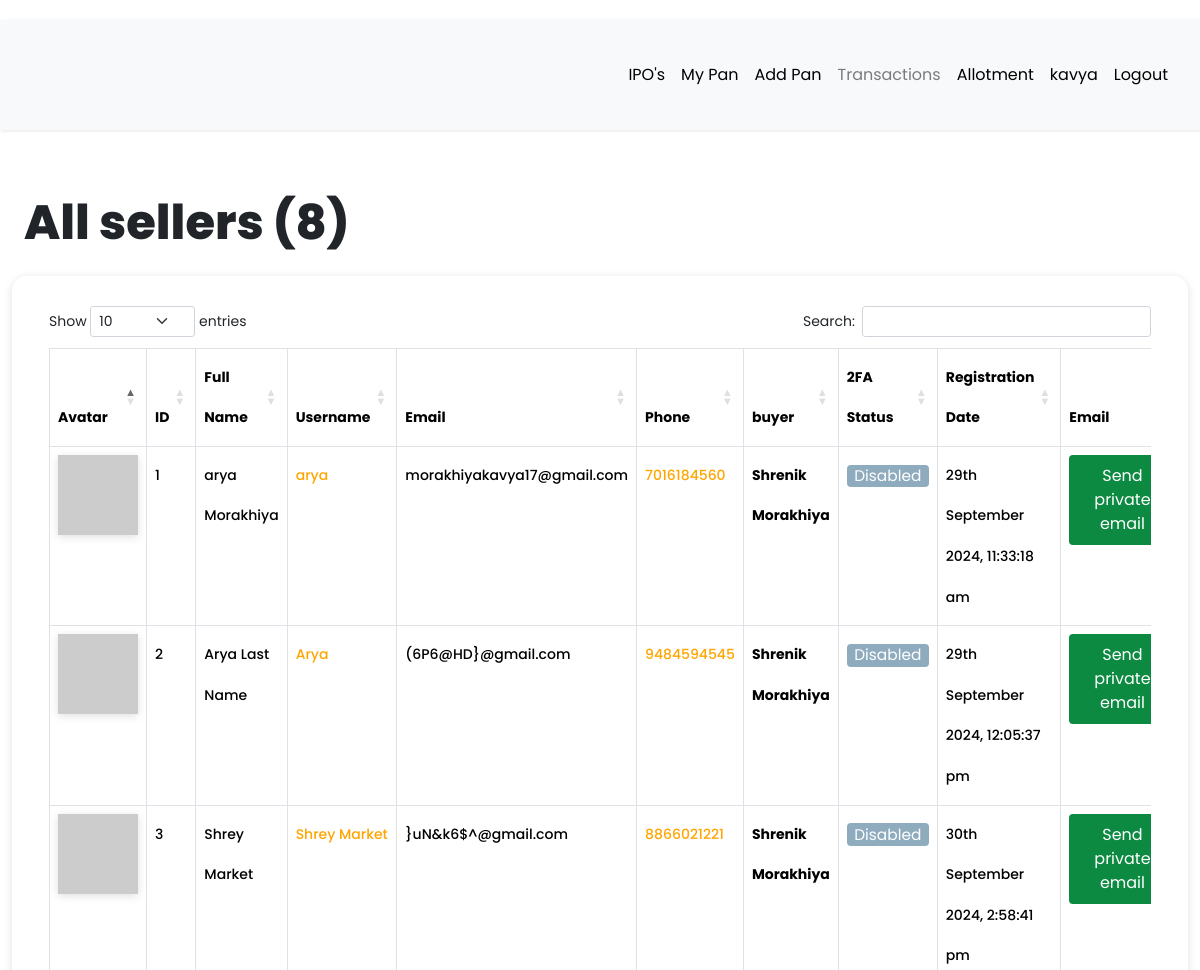
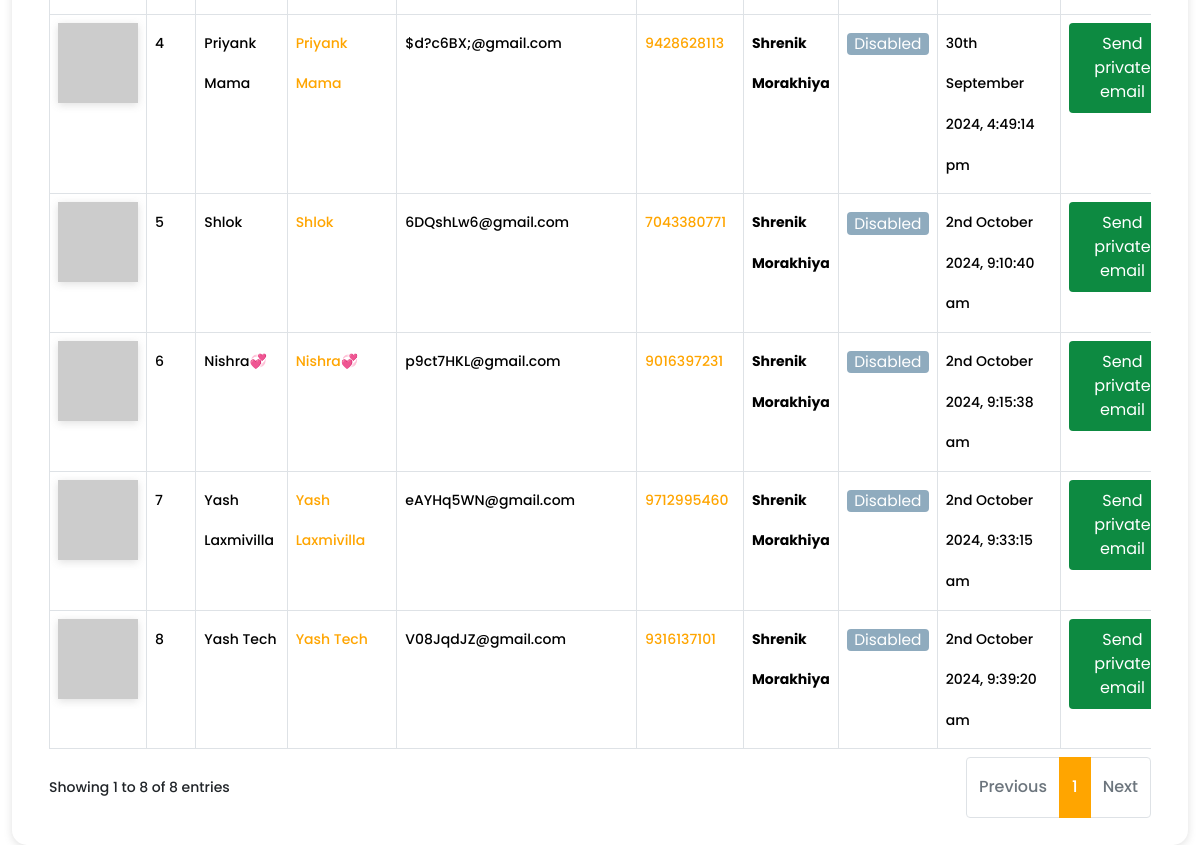
Screenshot of /dashboard/all-sellers (signed in) with the database file from the repository (2 pictures, top to bottom).
### app/models.py (models this page shows, shortened)
class User(db.Model, UserMixin):
    __tablename__ = "user"
    id = db.Column(db.Integer, primary_key=True)
    first_name = db.Column(db.String(64), index=True, default="First Name", nullable=False)
    last_name = db.Column(db.String(64), index=True, nullable=True)
    username = db.Column(db.String(64), index=True, unique=True, nullable=False)
    email = db.Column(db.String(128), index=True, nullable=False)
    password_hash = db.Column(db.String(128))
    confirm_password = db.Column(db.String(128))
    phone_number = db.Column(db.String(20), nullable=False, unique = True)
    verification_phone = db.Column(db.String(20))
    active = db.Column(db.Boolean, nullable=False, default=True)
    delete_account = db.Column(db.Boolean, default=False)
    registered_at = db.Column(db.DateTime, default=datetime.utcnow, nullable=False)
    emails = db.relationship("Email", backref="author", lazy="dynamic")
    type = db.Column(db.String(64))
    __mapper_args__ = {"polymorphic_identity": "user", "polymorphic_on": "type"}
    def two_factor_enabled(self):
        return self.verification_phone is not None
    @property
    def is_active(self):
        return self.active
    def avatar(self, size):
        digest = md5(self.email.lower().encode("utf-8")).hexdigest()
        return f"https://www.gravatar.com/avatar/{digest}?d=identicon&s={size}"

class Seller(User):
    __tablename__ = "seller"
    id = db.Column(
        db.Integer,
        db.ForeignKey("user.id", ondelete="CASCADE", name="fk_seller_user_id"),  # Explicit FK name
        primary_key=True
    )
    current_residence = db.Column(db.String(64), default="Ahmedabad, Gujarat")
    buyer_id = db.Column(db.Integer, db.ForeignKey("buyer.id", ondelete="CASCADE"))
    buyer = db.relationship(
        "Buyer", backref="buyer", foreign_keys=[buyer_id], passive_deletes=True
    )
    __mapper_args__ = {"polymorphic_identity": "seller", "polymorphic_load": "inline"}

### app/routes.py (the view, shortened to what this page needs)
@app.route("/dashboard/all-sellers")
@login_required
def all_sellers():
    try:
        if current_user.type == "admin":
            sellers = Seller.query.all()
            all_registered_sellers = len(sellers)
            return render_template(
                "seller/all_sellers.html",
                title="All sellers",
                sellers=sellers,
                all_registered_sellers=all_registered_sellers,
            )
        else:
            return flash_message()
    except Exception as e:
        print(f"An error occurred: {e}")
        return f"Error : {e}", 400

### app/models.py (called while the page is built)
@login.user_loader
def load_user(id):
    return User.query.get(int(id))

### app/templates/seller/all_sellers.html (shortened to what this page needs)
{% extends 'base.html' %}
{% block current_user_content %}
    <div class="container-fluid content">
        <div class="row">
            <div class="col-md-12">
                <h1 class="mt-4 mb-4">{{ title }} ({{ all_registered_sellers }})</h1>
            </div>
        </div>
        <div class="row users">
            <div class="col-md-12">
                <div class="table-responsive">
                    <table id="data" class="table table-hover table-bordered">
                        <thead>
                            <tr>
                                <th>Avatar</th>
                                <th>ID</th>
                                <th>Full Name</th>
                                <th>Username</th>
                                <th>Email</th>
                                <th>Phone</th>
                                <th>buyer</th>
                                <th>2FA Status</th>
                                <th>Registration Date</th>
                                <th>Email</th>
                            </tr>
                        </thead>
                        <tbody>
                            {% for seller in sellers %}
                                <tr>
                                    <td><img src="{{ seller.avatar(25) }}"></td>
                                    <td>{{ loop.index }}</td>
                                    <td>{{ seller.first_name }} {{ seller.last_name }}</td>
                                    <td> <a href="{{ url_for('all_transaction',seller_id = seller.id) }}">{{ seller.username }}</a></td>
                                    <td>{{ seller.email }}</td>
                                    <td><a href="https://wa.me/{{ seller.phone_number | replace('+', '') }}?text=Hello%20From%20KavyaArya" target="_blank">{{ seller.phone_number }}</a></td>
                                    <td><strong>{{ seller.buyer.first_name }} {{ seller.buyer.last_name }}</strong></td>
                                    {% if seller.two_factor_enabled() %}
                                        <td><span class="label label-info"> Enabled </span></td>
                                    {% else %}
                                        <td><span class="label label-info"> Disabled </span></td>
                                    {% endif %}
                                    <td>{{ moment(seller.registered_at).format('Do MMMM YYYY, h:mm:ss a') }}</td>
                                    <td>
                                        {% if seller.email == current_user.email %}
                                            <a
                                                href=" {{ url_for('compose_direct_email_to_seller', email=seller.email) }} "
                                                class="btn link_disabled"
                                                style="background-color: #0d8a41; color: white;">
                                                Send Private Email
                                            </a>
                                        {% else %}
                                            <a
                                                href=" {{ url_for('compose_direct_email_to_seller', email=seller.email) }} "
                                                class="btn"
                                                style="background-color: #0d8a41; color: white;">
                                                    Send private email
                                            </a>
                                        {% endif %}
                                    </td>
                                </tr>
                            {% endfor %}
                        </tbody>
                    </table>
                </div>
            </div>
        </div>
    </div>
{% endblock %}

### app/templates/base.html (shortened to what this page needs)
<!DOCTYPE html>
<html lang="eng">
<head>
  <link rel="stylesheet" href="https://cdnjs.cloudflare.com/ajax/libs/intl-tel-input/16.0.4/css/intlTelInput.css">
  <link rel="stylesheet" type="text/css" href="https://cdn.datatables.net/1.10.25/css/dataTables.bootstrap5.css">
  <link rel="stylesheet" href="{{ url_for('static', filename='css/navbar.css') }}">
  {% if current_user.is_authenticated %}
  <link rel="stylesheet" type="text/css" href="{{ url_for('static', filename='css/custom_current_user.css') }}"
    alt="52 Not available at this momoent">
  <link href="https://cdn.jsdelivr.net/npm/bootstrap@5.3.3/dist/css/bootstrap.min.css" rel="stylesheet"
>
  <link rel="stylesheet" href="{{ url_for('static', filename='css/main.css') }}">
  <link rel="stylesheet"
    href="https://cdnjs.cloudflare.com/ajax/libs/malihu-custom-scrollbar-plugin/3.1.5/jquery.mCustomScrollbar.min.css">
  {% endif %}
</head>
<body>
    {% if current_user.is_authenticated %}
    {% if current_user.is_active %}
    <div class="wrapper">
      <div id="content">
        <nav class="navbar navbar-expand-lg navbar-light bg-light">
          <div class="container-fluid">
            {% if current_user.type == "seller" %}
            <div class="collapse navbar-collapse" id="navbarSupportedContent">
              <ul class="nav navbar-nav ms-auto">
                <li class="nav-item">
                  <a class="nav-link {{ 'link_disabled' if request.endpoint == 'view_product' else '' }}"
                    href="{{ url_for('view_product') }}" alt="459 Not available at this moment">IPO's</a>
                </li>
                <li class="nav-item">
                  <a class="nav-link {{ 'link_disabled' if request.endpoint == 'all_pan' else '' }}"
                    href="{{ url_for('all_pan') }}" alt="459 Not available at this moment">My Pan</a>
                </li>
                <li class="nav-item">
                  <a class="nav-link {{ 'link_disabled' if request.endpoint == 'add_pan' else '' }}"
                    href="{{ url_for('add_pan') }}" alt="459 Not available at this moment">Add Pan</a>
                </li>
                <li class="nav-item">
                  <a class="nav-link {{ 'link_disabled' if request.endpoint == 'all_transaction' else '' }}"
                    href="{{ url_for('all_transaction') }}" alt="459 Not available at this moment">Transactions</a>
                </li>
                <li class="nav-item">
                  <a class="nav-link {{ 'link_disabled' if request.endpoint == 'checking_allotment' else '' }}"
                    href="{{ url_for('checking_allotment') }}" alt="459 Not available at this moment">Allotment</a>
                </li>
                <li class="nav-item ">
                  <a class="nav-link {{ 'link_disabled' if request.endpoint == 'dashboard' else '' }}"
                    href="{{ url_for('dashboard') }}" alt="459 Not available at this moment">{{ current_user.username
                    }}</a>
                </li>
                <li class="nav-item">
                  <a class="nav-link {{ 'link_disabled' if request.endpoint == 'logout' else '' }}"
                    href="{{ url_for('logout') }}" alt="459 Not available at this moment">Logout</a>
                </li>
              </ul>
            </div>
            {% elif current_user.type == "admin" %}
            <div class="collapse navbar-collapse" id="navbarSupportedContent">
              <ul class="nav navbar-nav ms-auto">
                <li class="nav-item">
                  <a class="nav-link {{ 'link_disabled' if request.endpoint == 'view_product' else '' }}"
                    href="{{ url_for('view_product') }}" alt="459 Not available at this moment">IPO's</a>
                </li>
                <li class="nav-item">
                  <a class="nav-link {{ 'link_disabled' if request.endpoint == 'all_pan' else '' }}"
                    href="{{ url_for('all_pan') }}" alt="459 Not available at this moment">My Pan</a>
                </li>
                <li class="nav-item">
                  <a class="nav-link {{ 'link_disabled' if request.endpoint == 'add_pan' else '' }}"
                    href="{{ url_for('add_pan') }}" alt="459 Not available at this moment">Add Pan</a>
                </li>
                {% if current_user.type == "admin" or current_user.type == "buyer" %}
                <li class="nav-item">
                  <a class="nav-link {{ 'link_disabled' if request.endpoint == 'all_sellers' else '' }}"
                    href="{{ url_for('all_sellers') }}" alt="459 Not available at this moment">Transactions</a>
                </li>
                {% else %}
                <li class="nav-item">
                  <a class="nav-link {{ 'link_disabled' if request.endpoint == 'all_transaction' else '' }}"
                    href="{{ url_for('all_transaction') }}" alt="459 Not available at this moment">Transactions</a>
                </li>
                {% endif %}
                <li class="nav-item">
                  <a class="nav-link {{ 'link_disabled' if request.endpoint == 'checking_allotment' else '' }}"
                    href="{{ url_for('checking_allotment') }}" alt="459 Not available at this moment">Allotment</a>
                </li>
                <li class="nav-item ">
                  <a class="nav-link {{ 'link_disabled' if request.endpoint == 'dashboard' else '' }}"
                    href="{{ url_for('dashboard') }}" alt="459 Not available at this moment">{{ current_user.username
                    }}</a>
                </li>
                <li class="nav-item">
                  <a class="nav-link {{ 'link_disabled' if request.endpoint == 'logout' else '' }}"
                    href="{{ url_for('logout') }}" alt="459 Not available at this moment">Logout</a>
                </li>
              </ul>
            </div>
            {% endif %}
        </nav>
        {% block current_user_content %}
        {% endblock %}
      </div>
    </div>
    {% endif %}
    {% endif %}
</body>
</html>

### app/static/css/navbar.css (style rules this page uses)
:root { --default-primary: #90f188; --default-secondary: #0f1d07; --container-gutter: clamp(2.5rem, 2.6455026455vw, 3.325rem); --theme-primary: var(--default-primary); --theme-secondary: var(--default-secondary); }

### app/static/css/custom_current_user.css (style rules this page uses)
body { font-family: 'Poppins', sans-serif; background: #fafafa; }
a, a:hover, a:focus { color: inherit; text-decoration: none; transition: all 0.3s; }
.navbar { padding: 15px 10px; background: #fff; border: none; border-radius: 0; margin-bottom: 40px; box-shadow: 1px 1px 3px #0000001a; }
.wrapper { display: flex; width: 100%; }
#content { width: calc(100%); padding-top: 20px; padding-bottom: 20px; min-height: 100vh; transition: all 0.3s; position: absolute; top: 0; right: 0; }
.users { margin-bottom: 25px; padding: 25px; border-radius: 15px; box-shadow: #63636333 0px 2px 8px 0px; }
.link_disabled { pointer-events: none; color: currentColor; cursor: not-allowed; opacity: 0.5; text-decoration: none; }
.btn { display: inline-block; font-weight: 400; line-height: 0.5; color: #575555; text-align: center; text-decoration: none; vertical-align: middle; cursor: pointer; -webkit-user-select: none; -moz-user-select: none; -ms-user-select: none; user-select: none; background-color: #c2c2c2; border: 1px solid transparent; padding: 0.8rem 0.8rem; font-size: 1.1em; border-radius: 0.25rem; transition: color 0.15s ease-in-out, background-color 0.15s ease-in-out, border-color 0.15s ease-in-out, box-shadow 0.15s ease-in-out; }
.label { display: inline-block; font-weight: 400; line-height: 0.5; text-align: center; text-decoration: none; vertical-align: middle; cursor: pointer; -webkit-user-select: none; -moz-user-select: none; -ms-user-select: none; user-select: none; background-color: #e2e2e2; border: 1px solid transparent; padding: 0.4rem 0.4rem; font-size: 1.1em; border-radius: 0.25rem; transition: color 0.15s ease-in-out, background-color 0.15s ease-in-out, border-color 0.15s ease-in-out, box-shadow 0.15s ease-in-out; }
.label-info { background-color: #8fabbe; }
.label-info, .label-success, .label-warning, .label-danger, .label-info:hover, .label-success:hover, .label-warning:hover, .label-danger:hover { color: white; }
img { box-shadow: #63636333 0px 2px 8px 0px; }

### rows the page displays
User: username "kavya"
Seller: first_name "arya", last_name "Morakhiya", username "arya", email "morakhiyakavya17@gmail.com", phone_number "7016184560", buyer.first_name "Shrenik", buyer.last_name "Morakhiya"
User: registered_at "29th September 2024, 11:33:18 am"
Seller: first_name "Arya", last_name "Last Name", username "Arya", email "(6P6@HD}@gmail.com", phone_number "9484594545", buyer.first_name "Shrenik", buyer.last_name "Morakhiya"
User: registered_at "29th September 2024, 12:05:37 pm"
Seller: first_name "Shrey Market", username "Shrey Market", email "}uN&k6$^@gmail.com", phone_number "8866021221", buyer.first_name "Shrenik", buyer.last_name "Morakhiya"
User: registered_at "30th September 2024, 2:58:41 pm"
Seller: first_name "Priyank Mama", username "Priyank Mama", email "$d?c6BX;@gmail.com", phone_number "9428628113", buyer.first_name "Shrenik", buyer.last_name "Morakhiya"
User: registered_at "30th September 2024, 4:49:14 pm"
Seller: first_name "Shlok", username "Shlok", email "6DQshLw6@gmail.com", phone_number "7043380771", buyer.first_name "Shrenik", buyer.last_name "Morakhiya"
User: registered_at "2nd October 2024, 9:10:40 am"
Seller: first_name "Nishra💞", username "Nishra💞", email "p9ct7HKL@gmail.com", phone_number "9016397231", buyer.first_name "Shrenik", buyer.last_name "Morakhiya"
User: registered_at "2nd October 2024, 9:15:38 am"
Seller: first_name "Yash Laxmivilla", username "Yash Laxmivilla", email "eAYHq5WN@gmail.com", phone_number "9712995460", buyer.first_name "Shrenik", buyer.last_name "Morakhiya"
User: registered_at "2nd October 2024, 9:33:15 am"
Seller: first_name "Yash Tech", username "Yash Tech", email "V08JqdJZ@gmail.com", phone_number "9316137101", buyer.first_name "Shrenik", buyer.last_name "Morakhiya"
User: registered_at "2nd October 2024, 9:39:20 am"

### other values shown
{{ title }} "All sellers"
{{ all_registered_sellers }} "8"
